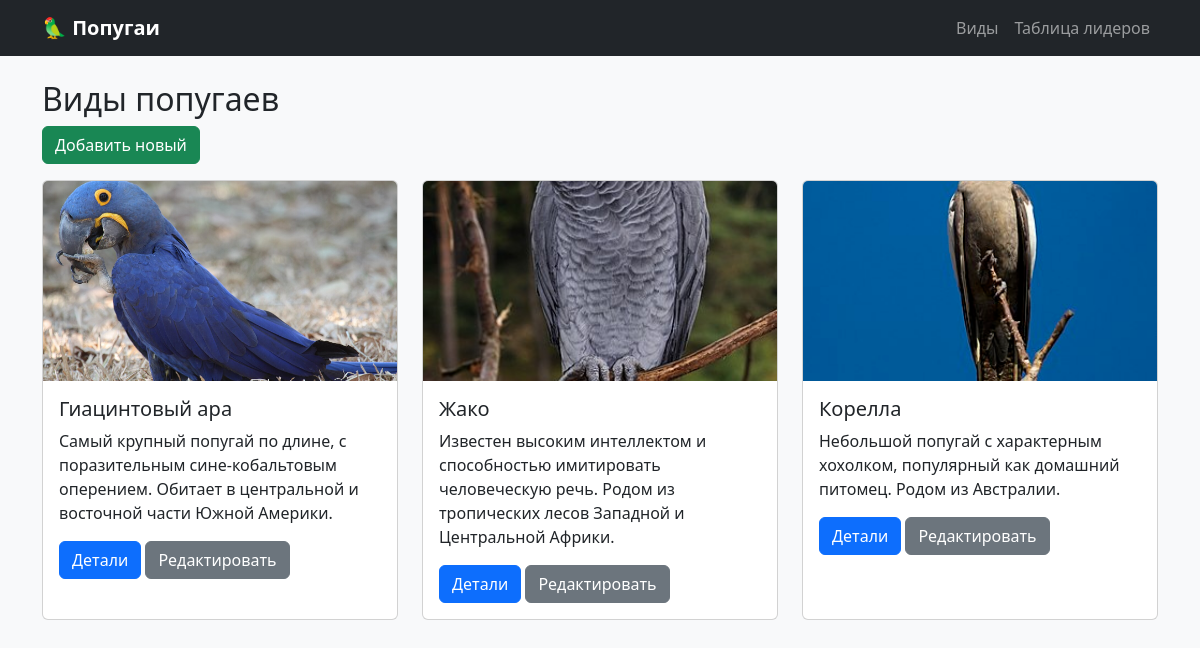
The app's page /species/, older data.
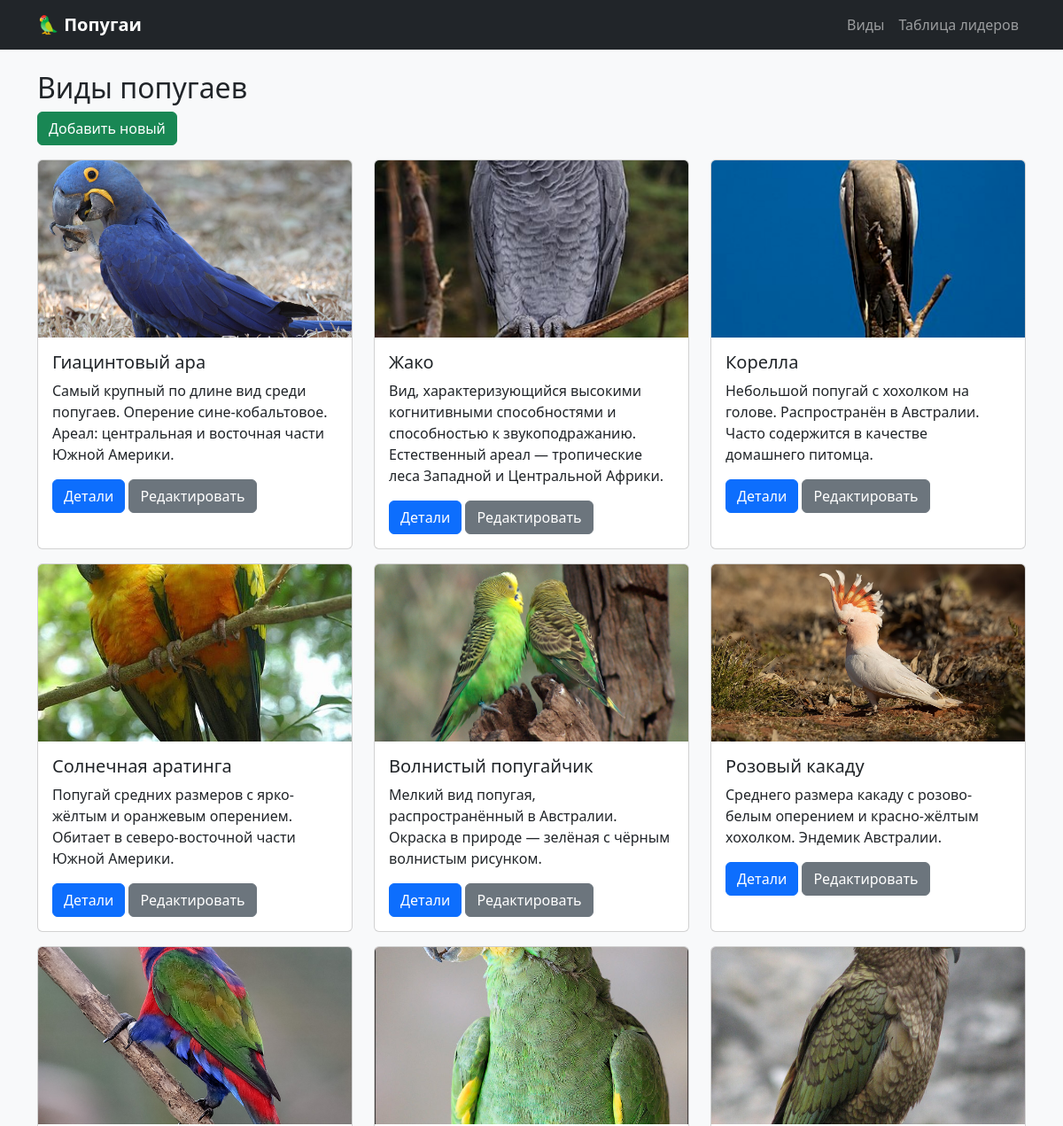
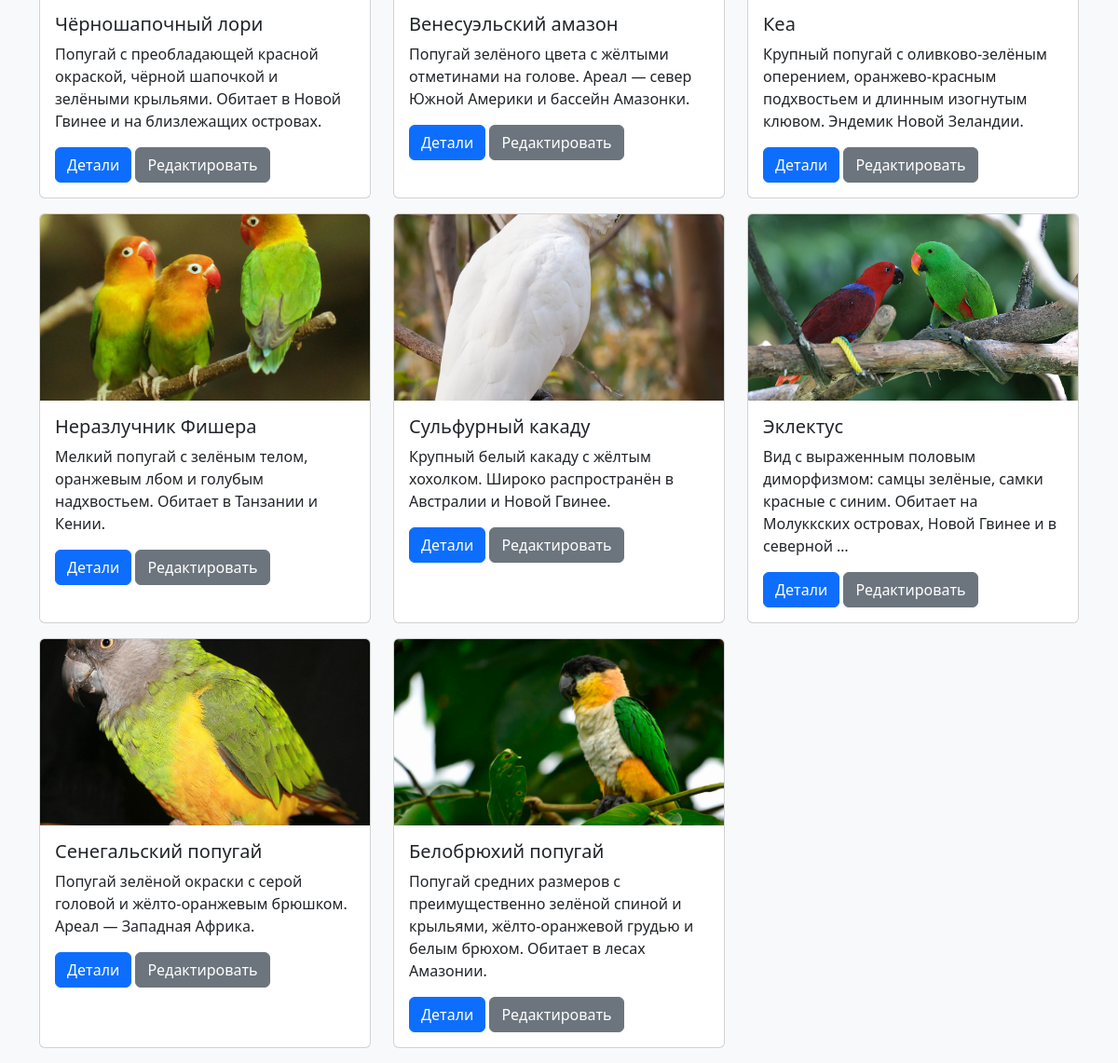
The same page, newer data (2 pictures, top to bottom).
### quiz/models.py (models this page shows, shortened)
class Species(models.Model):
    name = models.CharField(max_length=100, unique=True)
    scientific_name = models.CharField(max_length=150, blank=True)
    description = models.TextField()
    image_url = models.URLField(blank=True)

### quiz/views.py (the view)
# urls.py: path('species/', views.species_list, name='species_list'),
def species_list(request):
    species = Species.objects.all()
    return render(request, 'quiz/species_list.html', {'species': species})

### quiz/templates/quiz/species_list.html (shortened to what this page needs)
{% extends 'quiz/base.html' %}
{% block content %}
<h2>Виды попугаев</h2>
<a href="{% url 'quiz:species_create' %}" class="btn btn-success mb-3">Добавить новый</a>
<div class="row">
    {% for s in species %}
    <div class="col-md-4 mb-3">
        <div class="card h-100">
            {% if s.image_url %}
                <img src="{{ s.image_url }}" class="card-img-top" alt="{{ s.name }}">
            {% else %}
                <img src="/static/quiz/images/default.jpg" class="card-img-top" alt="No image">
            {% endif %}
            <div class="card-body">
                <h5 class="card-title">{{ s.name }}</h5>
                <p class="card-text">{{ s.description|truncatewords:20 }}</p>
                <a href="{% url 'quiz:species_detail' s.pk %}" class="btn btn-primary">Детали</a>
                <a href="{% url 'quiz:species_edit' s.pk %}" class="btn btn-secondary">Редактировать</a>
            </div>
        </div>
    </div>
    {% empty %}
    <p>Пока еще нет видов.</p>
    {% endfor %}
</div>
{% endblock %}

### quiz/templates/quiz/base.html (shortened to what this page needs)
<!DOCTYPE html>
<html lang="ru">
<head>
    <link href="https://cdn.jsdelivr.net/npm/bootstrap@5.3.0/dist/css/bootstrap.min.css" rel="stylesheet">
    {% load static %}
    <link rel="stylesheet" href="{% static 'quiz/styles.css' %}">
</head>
<body>
    <nav class="navbar navbar-expand-lg navbar-dark bg-dark">
        <div class="container">
            <a class="navbar-brand" href="{% url 'quiz:index' %}">🦜 Попугаи</a>
            <div class="collapse navbar-collapse">
                <ul class="navbar-nav ms-auto">
                    <li class="nav-item"><a class="nav-link" href="{% url 'quiz:species_list' %}">Виды</a></li>
                    <li class="nav-item"><a class="nav-link" href="{% url 'quiz:leaderboard' %}">Таблица лидеров</a></li>
                </ul>
            </div>
        </div>
    </nav>
    <main class="container mt-4">
        {% block content %}{% endblock %}
    </main>
</body>
</html>

### quiz/templates/static/quiz/styles.css (style rules this page uses)
body { background-color: #f8f9fa; }
.card-img-top { height: 200px; object-fit: cover; }
.navbar-brand { font-weight: bold; }

Row changes from the older to the newer data that the page shows:
changed Species "Гиацинтовый ара": description "Самый крупный попугай по длине, с поразительным сине-кобальтовым оперением. Обитает в центральной и восточной части Южной Америки." → "Самый крупный по длине вид среди попугаев. Оперение сине-кобальтовое. Ареал: центральная и восточная части Южной Америки."
changed Species "Жако": description "Известен высоким интеллектом и способностью имитировать человеческую речь. Родом из тропических лесов Западной и Центральной Африки." → "Вид, характеризующийся высокими когнитивными способностями и способностью к звукоподражанию. Естественный ареал — тропические леса Западной и Центральной Африки."
changed Species "Корелла": description "Небольшой попугай с характерным хохолком, популярный как домашний питомец. Родом из Австралии." → "Небольшой попугай с хохолком на голове. Распространён в Австралии. Часто содержится в качестве домашнего питомца."
added Species: image_url (picture), name "Солнечная аратинга", description "Попугай средних размеров с ярко-жёлтым и оранжевым оперением. Обитает в северо-восточной части Южной Америки."
added Species: image_url (picture), name "Волнистый попугайчик", description "Мелкий вид попугая, распространённый в Австралии. Окраска в природе — зелёная с чёрным волнистым рисунком."
added Species: image_url (picture), name "Розовый какаду", description "Среднего размера какаду с розово-белым оперением и красно-жёлтым хохолком. Эндемик Австралии."
added Species: image_url (picture), name "Чёрношапочный лори", description "Попугай с преобладающей красной окраской, чёрной шапочкой и зелёными крыльями. Обитает в Новой Гвинее и на близлежащих островах."
added Species: image_url (picture), name "Венесуэльский амазон", description "Попугай зелёного цвета с жёлтыми отметинами на голове. Ареал — север Южной Америки и бассейн Амазонки."
added Species: image_url (picture), name "Кеа", description "Крупный попугай с оливково-зелёным оперением, оранжево-красным подхвостьем и длинным изогнутым клювом. Эндемик Новой Зеландии."
added Species: image_url (picture), name "Неразлучник Фишера", description "Мелкий попугай с зелёным телом, оранжевым лбом и голубым надхвостьем. Обитает в Танзании и Кении."
added Species: image_url (picture), name "Сульфурный какаду", description "Крупный белый какаду с жёлтым хохолком. Широко распространён в Австралии и Новой Гвинее."
added Species: image_url (picture), name "Эклектус", description "Вид с выраженным половым диморфизмом: самцы зелёные, самки красные с синим. Обитает на Молуккских островах, Новой Гвинее и в северной …"
added Species: image_url (picture), name "Сенегальский попугай", description "Попугай зелёной окраски с серой головой и жёлто-оранжевым брюшком. Ареал — Западная Африка."
added Species: image_url (picture), name "Белобрюхий попугай", description "Попугай средних размеров с преимущественно зелёной спиной и крыльями, жёлто-оранжевой грудью и белым брюхом. Обитает в лесах Амазонии."
